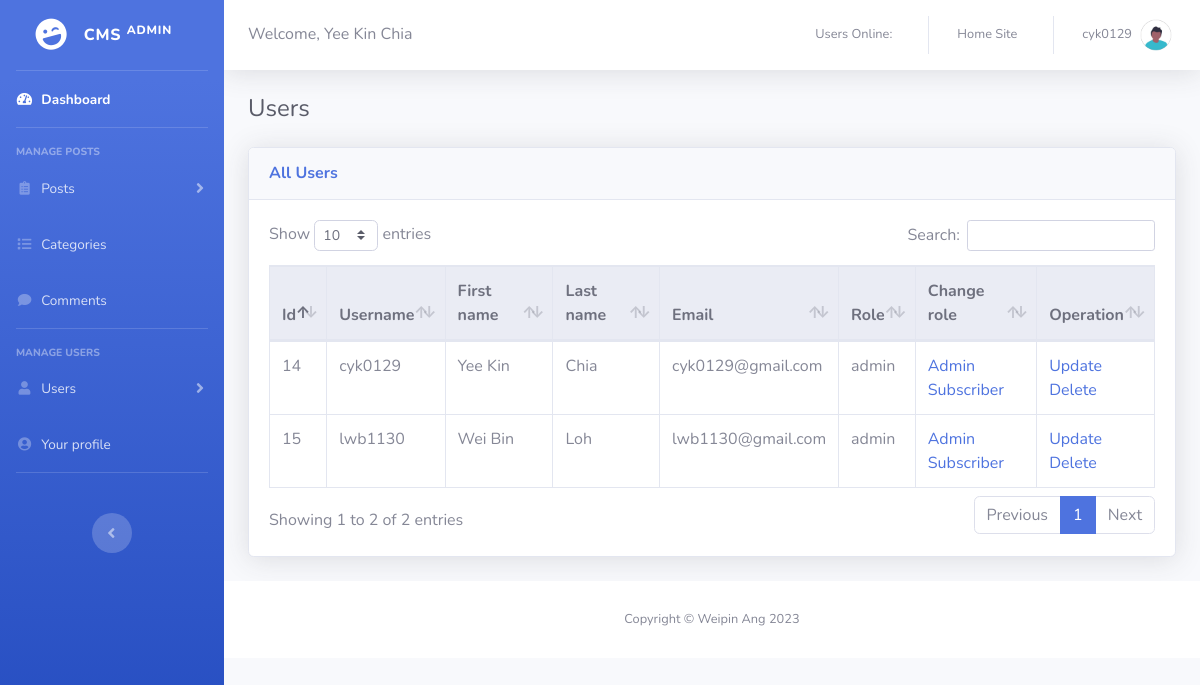
Screenshot of /admin/users.php (signed in) with the database file from the repository.
### tables this page shows
CREATE TABLE `users` (
  `user_id` int(3) NOT NULL,
  `username` varchar(255) NOT NULL,
  `user_password` varchar(255) NOT NULL,
  `user_firstname` varchar(255) NOT NULL,
  `user_lastname` varchar(255) NOT NULL,
  `user_email` varchar(255) NOT NULL,
  `user_image` text NOT NULL,
  `user_role` varchar(255) NOT NULL
);

### admin/includes/view_all_users.php (the view, shortened to what this page needs)
<div class="card shadow mb-4">
    <div class="card-header py-3">
        <h6 class="m-0 font-weight-bold text-primary">All Users</h6>
    </div>
    <div class="card-body">
        <div class="table-responsive">
            <table class="table table-bordered table-hover" id="dataTable" width="100%" cellspacing="0">
                <thead class="thead-light">
                    <tr>
                        <th>Id</th>
                        <th>Username</th>
                        <th>First name</th>
                        <th>Last name</th>
                        <th>Email</th>
                        <th>Role</th>
                        <th>Change role</th>
                        <th>Operation</th>
                    </tr>
                </thead>
                <tbody>
                <?php
                $query = "SELECT * FROM users";
                $select_users = mysqli_query($connection, $query);
                while ($row = mysqli_fetch_assoc($select_users)) {
                    $user_id = $row['user_id'];
                    $username = $row['username'];
                    $user_firstname = $row['user_firstname'];
                    $user_lastname = $row['user_lastname'];
                    $user_email = $row['user_email'];
                    $user_role = $row['user_role'];
                    echo "<tr>";
                    echo "<td>{$user_id}</td>";
                    echo "<td>{$username}</td>";
                    echo "<td>{$user_firstname}</td>";
                    echo "<td>{$user_lastname}</td>";
                    echo "<td>{$user_email}</td>";
                    echo "<td>{$user_role}</td>";
                    echo "<td><a href='users.php?change_to_admin=$user_id'>Admin</a>
                    </br>
                              <a href='users.php?change_to_subscriber=$user_id'>Subscriber</a></td>";
                    echo "<td><a href='users.php?source=update_user&update=$user_id'>Update</a>
                    </br>
                              <a href='users.php?delete=$user_id' onClick=\"javascript: return confirm('Are you sure you want to delete this user, $user_firstname $user_lastname?')\">Delete</a></td>";
                    echo "</tr>";
                }
                ?>
                </tbody>
            </table>
        </div>
    </div>
</div>

### rows the page displays
users: user_id "14", username "cyk0129", user_firstname "Yee Kin", user_lastname "Chia", user_email "cyk0129@gmail.com", user_role "admin"
users: user_id "15", username "lwb1130", user_firstname "Wei Bin", user_lastname "Loh", user_email "lwb1130@gmail.com", user_role "admin"

### other values shown
$_SESSION['firstname'] "Yee Kin"
$_SESSION['lastname'] "Chia"
$_SESSION['username'] "cyk0129"
